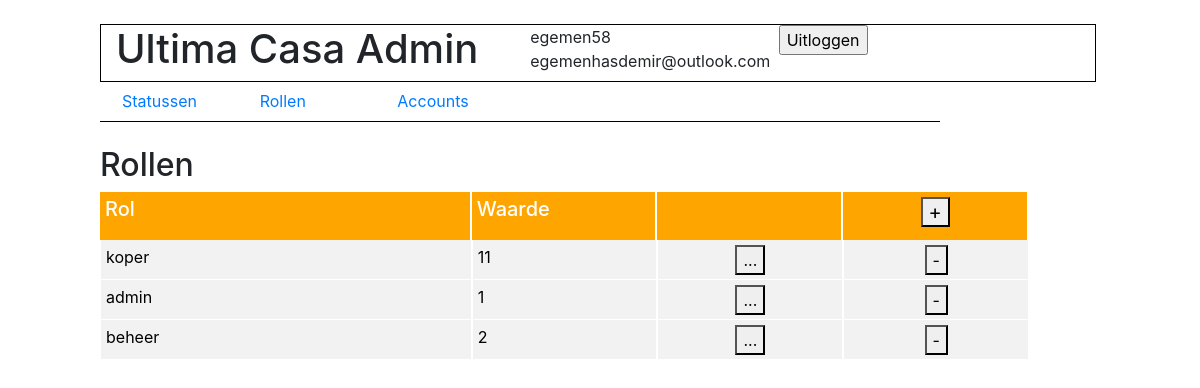
/playground/admin/rollen (signed in), run on the app's committed database.
### playground/models.py (models this page shows, shortened)
class Gebruiker(AbstractBaseUser,PermissionsMixin):
    username = models.CharField(max_length=50, null=True)
    email = models.EmailField(unique=True)
    is_staff = models.BooleanField(default=False)
    is_active = models.BooleanField(default=True)
    date_joined = models.DateTimeField(default=timezone.now)
    role = models.ForeignKey(Role, on_delete=models.CASCADE, null=True, default=1)
    USERNAME_FIELD = "email"
    objects = CustomUserManager()

class Role(models.Model):
    naam = models.CharField(max_length=50)
    waarde = models.IntegerField()
    landingspagina = models.CharField(max_length=50)

### playground/views.py (the view)
# urls.py: path('admin/rollen', views.adminrollen, name="adminrollen"),
def adminrollen(request):
    rollen = Role.objects.all
    return render(request, "admin_rollen.html", {"rollen":rollen})

### playground/templates/admin_rollen.html (shortened to what this page needs)
{% extends "header_admin.html" %}
{% block content %}
<head>
    <link rel="stylesheet" href="static/css/style.css">
    <link rel="stylesheet" href="https://cdn.jsdelivr.net/npm/bootstrap@4.3.1/dist/css/bootstrap.min.css">
</head>
<body>
<br>
<div class="row offset-1">
<h2>Rollen</h2>
</div>
<div class="row offset-1">
    <div class="col-4 orange"><h5>Rol</h5></div>
    <div class="col-2 orange"><h5>Waarde</h5></div>
    <div class="col-2 orange"><h5></h5></div>
    <div class="col-2 text-center orange"><h5><a href="rolvoegen"><button>+</button></a></h5></div>
</div>
{% for rol in rollen%}
<div class="row offset-1">
<div class="col-4 grey1">{{rol.naam}}</div>
<div class="col-2 grey1">{{rol.waarde}}</div>
<div class="col-2 text-center grey1"><a href="rollen/{{rol.id}}"><button>...</button></a></div>
<div class="col-2 text-center grey1"><a href="rollen/verwijderen/{{rol.id}}"><button>-</button></a></div>
</div>
{%endfor%}
{% endblock %}

### playground/templates/header_admin.html (shortened to what this page needs)
<!DOCTYPE html>
<html lang="en">
<head>
    <link rel="stylesheet" href="static/css/style.css">
    <link rel="stylesheet" href="https://cdn.jsdelivr.net/npm/bootstrap@4.3.1/dist/css/bootstrap.min.css">
</head>
<body>
<br>
    <div class="row offset-md-1 div1">
        <div class="col-5"><h1>Ultima Casa Admin</h1></div>
        <div class="col-1">{{user.username}} {{user.email}} {{functie}}</div>
        <div class="col-3 offset-2"><form action=" {% url 'logout' %}">
            <input type="submit" name="logout" id="" value="Uitloggen">
            </form></div></div>
    <div class="row offset-md-1 header ">
        <div class="col-2"><a href="/playground/admin/">Statussen</a></div>
        <div class="col-2"><a href="rollen">Rollen</a></div>
        <div class="col-1"><a href="accounts">Accounts</a></div>
    </div>
    {% block content %}
    {% endblock %}
</body>
</html>

### playground/templates/header_admin.html (style rules this page uses)
.div1 { border: solid black 1px; height: auto; width: 83%; margin: auto; }
.header { margin:auto; width: 70%; border-bottom: solid black 1px; height: 40px; padding: 7px; }

### playground/templates/admin_rollen.html (style rules this page uses)
.orange { background-color: orange; color:white; padding: 5px; border-right: solid white 2px; }
.grey1 { background-color: #f2f2f2; color:black; padding: 5px; border-right: solid white 1px; border-left: solid white 1px; border-bottom: solid white 1px; height: 40px; }

### data on the page
Gebruiker: username "egemen58", email "egemenhasdemir@outlook.com"
Role: naam "koper", waarde "11"
Role: naam "admin", waarde "1"
Role: naam "beheer", waarde "2"
